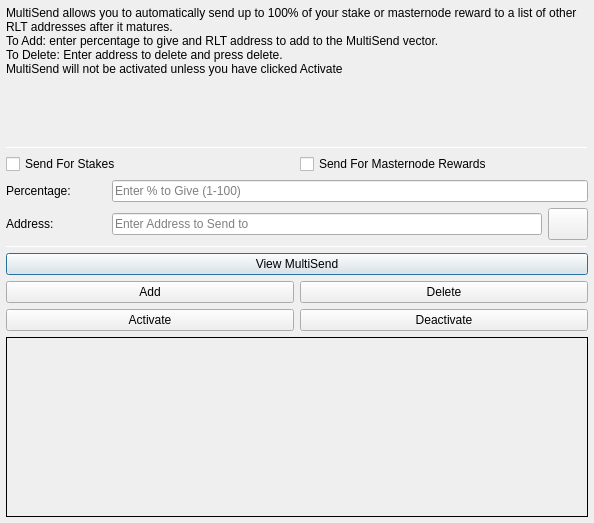
<?xml version="1.0" encoding="UTF-8"?>
<ui version="4.0">
 <class>MultiSendDialog</class>
 <widget class="QDialog" name="MultiSendDialog">
  <property name="windowModality">
   <enum>Qt::NonModal</enum>
  </property>
  <property name="geometry">
   <rect>
    <x>0</x>
    <y>0</y>
    <width>594</width>
    <height>523</height>
   </rect>
  </property>
  <property name="windowTitle">
   <string>MultiSend</string>
  </property>
  <layout class="QVBoxLayout" name="verticalLayout" stretch="0">
   <property name="leftMargin">
    <number>6</number>
   </property>
   <property name="topMargin">
    <number>6</number>
   </property>
   <property name="rightMargin">
    <number>6</number>
   </property>
   <property name="bottomMargin">
    <number>6</number>
   </property>
   <item>
    <layout class="QVBoxLayout" name="verticalLayout_Main" stretch="1,1,1,1,1,1">
     <item>
      <widget class="QLabel" name="label_2">
       <property name="lineWidth">
        <number>1</number>
       </property>
       <property name="text">
        <string>MultiSend allows you to automatically send up to 100% of your stake or masternode reward to a list of other RLT addresses after it matures.
To Add: enter percentage to give and RLT address to add to the MultiSend vector.
To Delete: Enter address to delete and press delete.
MultiSend will not be activated unless you have clicked Activate</string>
       </property>
       <property name="alignment">
        <set>Qt::AlignLeading|Qt::AlignLeft|Qt::AlignTop</set>
       </property>
       <property name="wordWrap">
        <bool>true</bool>
       </property>
      </widget>
     </item>
     <item>
      <widget class="Line" name="line">
       <property name="minimumSize">
        <size>
         <width>0</width>
         <height>1</height>
        </size>
       </property>
       <property name="maximumSize">
        <size>
         <width>16777215</width>
         <height>1</height>
        </size>
       </property>
       <property name="orientation">
        <enum>Qt::Horizontal</enum>
       </property>
      </widget>
     </item>
     <item>
      <layout class="QVBoxLayout" name="verticalLayout_Settings">
       <item>
        <layout class="QHBoxLayout" name="horizontalLayout">
         <item>
          <widget class="QCheckBox" name="multiSendStakeCheckBox">
           <property name="text">
            <string>Send For Stakes</string>
           </property>
          </widget>
         </item>
         <item>
          <widget class="QCheckBox" name="multiSendMasternodeCheckBox">
           <property name="text">
            <string>Send For Masternode Rewards</string>
           </property>
          </widget>
         </item>
        </layout>
       </item>
       <item>
        <layout class="QHBoxLayout" name="horizontalLayout_6">
         <item>
          <widget class="QLabel" name="label">
           <property name="minimumSize">
            <size>
             <width>100</width>
             <height>0</height>
            </size>
           </property>
           <property name="toolTip">
            <string>Percentage of stake to send</string>
           </property>
           <property name="text">
            <string>Percentage:</string>
           </property>
          </widget>
         </item>
         <item>
          <widget class="QLineEdit" name="multiSendPercentEdit">
           <property name="toolTip">
            <string>Enter whole numbers 1 - 100</string>
           </property>
           <property name="placeholderText">
            <string>Enter % to Give (1-100)</string>
           </property>
          </widget>
         </item>
        </layout>
       </item>
       <item>
        <layout class="QHBoxLayout" name="horizontalLayout_7">
         <item>
          <widget class="QLabel" name="label_5">
           <property name="minimumSize">
            <size>
             <width>100</width>
             <height>0</height>
            </size>
           </property>
           <property name="toolTip">
            <string>Address to send portion of stake to</string>
           </property>
           <property name="text">
            <string>Address:</string>
           </property>
          </widget>
         </item>
         <item>
          <widget class="QLineEdit" name="multiSendAddressEdit">
           <property name="toolTip">
            <string/>
           </property>
           <property name="placeholderText">
            <string>Enter Address to Send to</string>
           </property>
          </widget>
         </item>
         <item>
          <widget class="QPushButton" name="addressBookButton">
           <property name="maximumSize">
            <size>
             <width>16777215</width>
             <height>32</height>
            </size>
           </property>
           <property name="toolTip">
            <string>Choose an address from the address book</string>
           </property>
           <property name="text">
            <string/>
           </property>
           <property name="icon">
            <iconset resource="../realtime.qrc">
             <normaloff>:/icons/address-book</normaloff>:/icons/address-book</iconset>
           </property>
           <property name="shortcut">
            <string>Alt+A</string>
           </property>
           <property name="autoDefault">
            <bool>false</bool>
           </property>
          </widget>
         </item>
        </layout>
       </item>
      </layout>
     </item>
     <item>
      <widget class="Line" name="line_2">
       <property name="minimumSize">
        <size>
         <width>0</width>
         <height>1</height>
        </size>
       </property>
       <property name="maximumSize">
        <size>
         <width>16777215</width>
         <height>1</height>
        </size>
       </property>
       <property name="orientation">
        <enum>Qt::Horizontal</enum>
       </property>
      </widget>
     </item>
     <item>
      <layout class="QVBoxLayout" name="verticalLayout_Buttons">
       <item>
        <layout class="QHBoxLayout" name="horizontalLayout_4">
         <item>
          <widget class="QPushButton" name="viewButton">
           <property name="toolTip">
            <string/>
           </property>
           <property name="statusTip">
            <string>View MultiSend Vector</string>
           </property>
           <property name="text">
            <string>View MultiSend</string>
           </property>
          </widget>
         </item>
        </layout>
       </item>
       <item>
        <layout class="QHBoxLayout" name="horizontalLayout_2">
         <item>
          <widget class="QPushButton" name="addButton">
           <property name="toolTip">
            <string/>
           </property>
           <property name="statusTip">
            <string>Add to MultiSend Vector</string>
           </property>
           <property name="text">
            <string>Add</string>
           </property>
          </widget>
         </item>
         <item>
          <widget class="QPushButton" name="deleteButton">
           <property name="toolTip">
            <string/>
           </property>
           <property name="statusTip">
            <string>Delete Address From MultiSend Vector</string>
           </property>
           <property name="text">
            <string>Delete</string>
           </property>
          </widget>
         </item>
        </layout>
       </item>
       <item>
        <layout class="QHBoxLayout" name="horizontalLayout_5">
         <item>
          <widget class="QPushButton" name="activateButton">
           <property name="statusTip">
            <string>Activate MultiSend</string>
           </property>
           <property name="text">
            <string>Activate</string>
           </property>
          </widget>
         </item>
         <item>
          <widget class="QPushButton" name="disableButton">
           <property name="statusTip">
            <string>Deactivate MultiSend</string>
           </property>
           <property name="text">
            <string>Deactivate</string>
           </property>
          </widget>
         </item>
        </layout>
       </item>
      </layout>
     </item>
     <item>
      <widget class="QLabel" name="message">
       <property name="minimumSize">
        <size>
         <width>0</width>
         <height>180</height>
        </size>
       </property>
       <property name="frameShape">
        <enum>QFrame::Panel</enum>
       </property>
       <property name="frameShadow">
        <enum>QFrame::Plain</enum>
       </property>
       <property name="lineWidth">
        <number>1</number>
       </property>
       <property name="midLineWidth">
        <number>1</number>
       </property>
       <property name="text">
        <string/>
       </property>
       <property name="alignment">
        <set>Qt::AlignLeading|Qt::AlignLeft|Qt::AlignTop</set>
       </property>
       <property name="wordWrap">
        <bool>true</bool>
       </property>
      </widget>
     </item>
    </layout>
   </item>
  </layout>
 </widget>
 <resources>
  <include location="../realtime.qrc"/>
 </resources>
 <connections/>
</ui>
